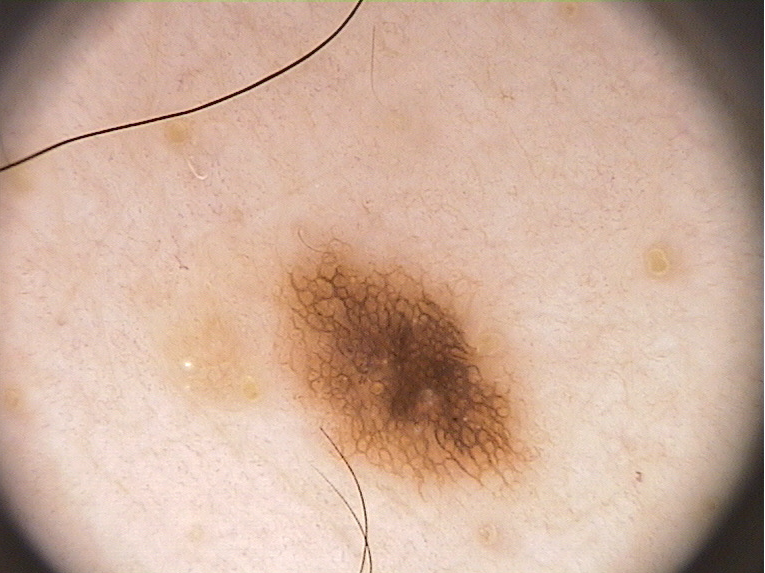
#> input picture Melanome_detection/IMGTRAIN/IMD024.bmp, 765 x 573 px
$ python segmentation.py   (Python 2 division)   (older library calls are emulated)
#> lines starting #> are read from the running program, lines starting #| are printed output that depends on the picture; after the words box and inside, x2 and y2 are one past the last pixel; in counts of white or black regions, pixels touching at a corner belong together
# -*- coding: utf-8 -*-
import imutils
import matplotlib.pyplot as plt
import numpy as np
import cv2
def symmetryDetection(imgUrl):
    #Read the image and perform threshold and get its height and weight
#> called with imgUrl = 'IMGTRAIN/IMD024.bmp'
    img = cv2.imread(imgUrl)
#> img is the input picture: shape (573, 765, 3); mean B, G, R 155, 173.1, 204.8
    h1, w1 = img.shape[:2]
#> h1 = 573; w1 = 765
    # Transform to gray colorspace and blur the image.
    gray = cv2.cvtColor(img, cv2.COLOR_BGR2GRAY)
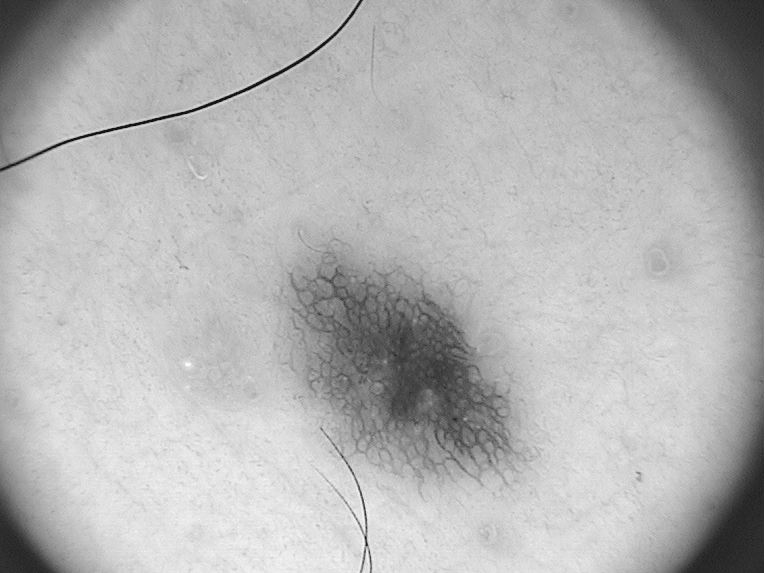
#> gray: shape (573, 765); min 9, max 255, mean 180.5
    blur = cv2.GaussianBlur(gray, (17, 17), 32)

    # Make a fake rectangle arround the image that will seperate the main contour.
    cv2.rectangle(blur, (0,0), (w1,h1), (255,255,255), 10)
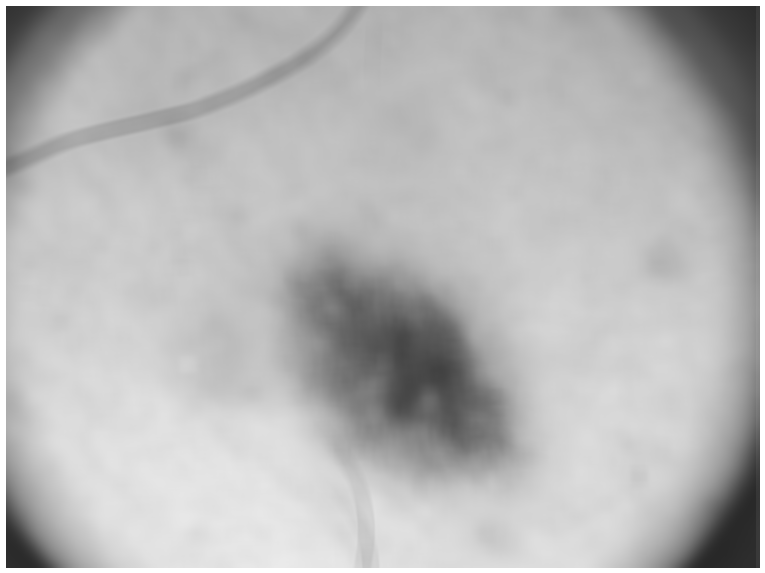
#> blur: shape (573, 765); min 40, max 255, mean 184.2
    # Perform Otsu threshold.
    ret,thresh = cv2.threshold(blur,0,255,cv2.THRESH_BINARY_INV+cv2.THRESH_OTSU)
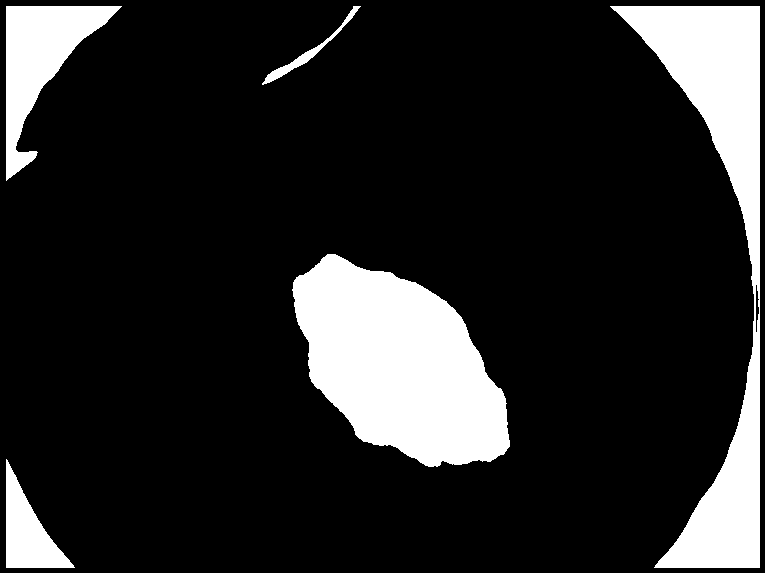
#> thresh: shape (573, 765); 15.4% white; 5 white regions
#> ret = 152

    # Create a mask for bitwise operation
    mask = np.zeros((h1, w1), np.uint8)
    # Search for contours and iterate over contours. Make threshold for size to
    # eliminate others.
    im2, contours,hierarchy = cv2.findContours(thresh, cv2.RETR_EXTERNAL,cv2.CHAIN_APPROX_SIMPLE)
#> contours = 5 contours; box (x1, y1, x2, y2) and area: (292, 254, 510, 467) 29728, (610, 6, 760, 568) 24652, (6, 6, 122, 181) 7700, (6, 459, 75, 568) 3266, (262, 6, 361, 85) 632
    #find max contourArea
    cnt = max(contours, key=cv2.contourArea)
#> cnt = contour of 341 points, box (x1, y1, x2, y2) (292, 254, 510, 467), area 29728
    cv2.drawContours(mask, [cnt] ,-1, 255, -1)
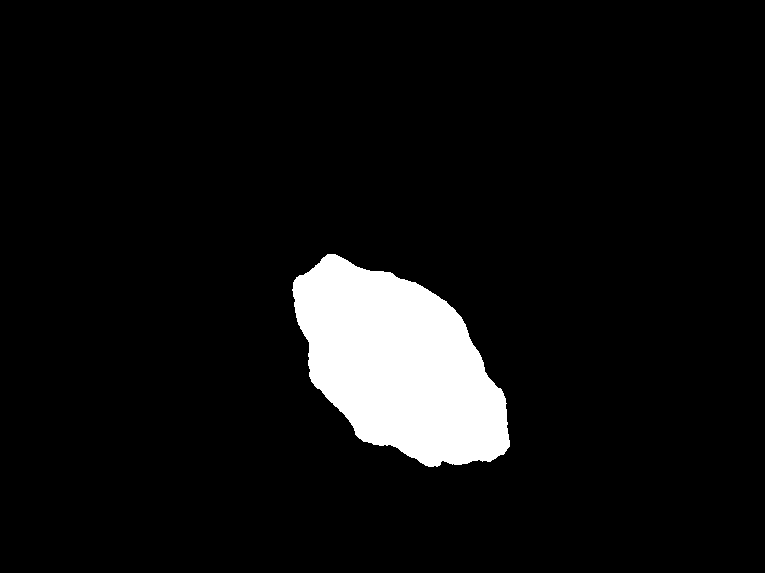
#> mask: shape (573, 765); 6.9% white; 1 white region, box (x1, y1, x2, y2) and area: (292, 254, 510, 467) 30039
    # Perform the bitwise operation.
    res = cv2.bitwise_and(thresh, thresh, mask=mask)
    #find centroid of main contour
    M = cv2.moments(cnt)
#> M = moments, m00 29727.5, centre m10/m00, m01/m00 = (398.8, 364.4)
    cx = int(M['m10']/M['m00'])
#> cx = 398
    cy = int(M['m01']/M['m00'])
#> cy = 364

    if len(cnt) > 4:
    	ellipse = cv2.fitEllipse(cnt)
#> ellipse = ((398.4, 363.9), (147.8, 257.7), 134)
    	x,y,w,h = cv2.boundingRect(cnt)
#> x = 292; y = 254; w = 218; h = 213
    	cv2.ellipse(img,ellipse,(0,255,0),2)
    #draw main contour
    cv2.drawContours(img, cnt, -1, (0, 0, 255), 3)
    #draw centroid
    cv2.circle(img,(cx,cy),2,(0,0,255),3)
#> img: shape (573, 765, 3); mean B, G, R 154.1, 172.7, 204.5

    #crop image
    crop_img = res[y:y+h, x:x+w]
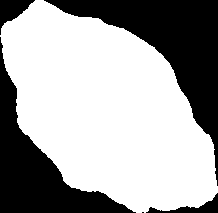
#> crop_img: shape (213, 218); 64.7% white; 5 black regions (1 under 20 px), largest, box (x1, y1, x2, y2) and area: (44, 0, 218, 186) 8781, (0, 37, 136, 213) 6620, (0, 0, 35, 35) 545, (146, 193, 218, 213) 447

    #divise cropped image into 2 equal parts
    def diviseImage(img):
        img2 = img
        height, width = img.shape
        # Number of pieces Horizontally
        CROP_W_SIZE  = 2
        # Number of pieces Vertically to each Horizontal
        CROP_H_SIZE = 1
        #create an array to save two parts of main image
        imgArray=[]
        for ih in range(CROP_H_SIZE ):
            for iw in range(CROP_W_SIZE ):

                x = width/CROP_W_SIZE * iw
                y = height/CROP_H_SIZE * ih
                h = (height / CROP_H_SIZE)
                w = (width / CROP_W_SIZE )
                img = img[y:y+h, x:x+w]
                imgArray.append(img)
                img = img2
        return imgArray

    # loop over the rotation angles
    scores=[]
    for angle in np.arange(0,180,45):
    	rotated = imutils.rotate_bound(crop_img, angle)
    	#divise into 2 parts
    	A = diviseImage(rotated)
    	#compare 2 parts
    	score = cv2.matchShapes(A[0],A[1],1,0.0)
    	scores.append(score)
#> this loop made 4 passes
#> score on passes 1 to 4: 0.000766, 0.0068, 0.000583, 2.6e-05
#> pass 3, in symmetryDetection, `rotated = imutils.rotate_bound(crop_img, angle)`:
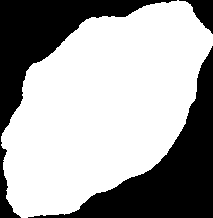
#> rotated: shape (218, 213); 64.7% white; 3 black regions, box (x1, y1, x2, y2) and area: (28, 46, 213, 218) 8607, (0, 0, 177, 218) 7287, (179, 0, 213, 34) 510
#> after the loop:
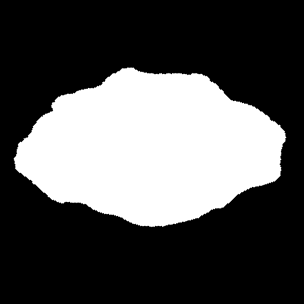
#> rotated: shape (304, 304); min 0, max 255, mean 82.9
#> after the loop, scores = [0.000766, 0.0068, 0.000583, 2.6e-05]

    return min(scores)

print(symmetryDetection("IMGTRAIN/IMD024.bmp"))

$ run again, with Melanome_detection/IMGTRAIN/IMD004.bmp copied over Melanome_detection/IMGTRAIN/IMD024.bmp
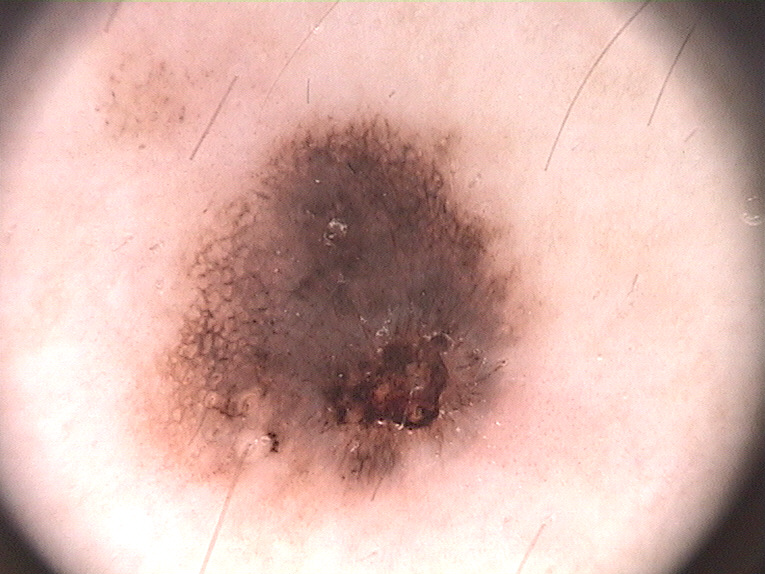
#> input picture Melanome_detection/IMGTRAIN/IMD004.bmp, 765 x 574 px
#> in symmetryDetection, img is the input picture: shape (574, 765, 3); mean B, G, R 169.8, 177.6, 213.7
#> in symmetryDetection, `ret,thresh = cv2.threshold(blur,0,255,cv2.THRESH_BINARY_INV+cv2.THRESH..`:
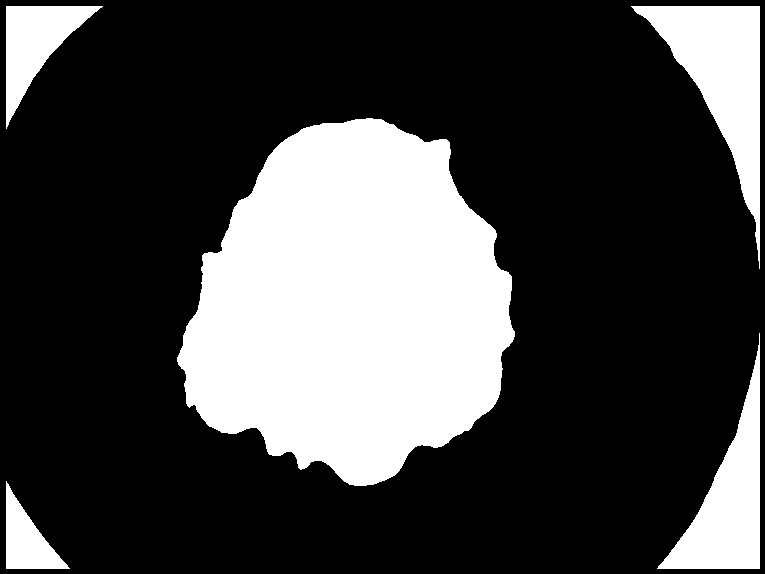
#> thresh: shape (574, 765); 26.6% white; 5 white regions
#> ret = 163
#> contours = 5 contours; box (x1, y1, x2, y2) and area: (177, 118, 515, 486) 87866, (631, 6, 760, 269) 11538, (657, 333, 760, 569) 8791, (6, 6, 103, 129) 4772, (6, 481, 70, 569) 2516
#> cnt = contour of 529 points, box (x1, y1, x2, y2) (177, 118, 515, 486), area 87866
#> mask: shape (574, 765); 20.1% white; 1 white region, box (x1, y1, x2, y2) and area: (177, 118, 515, 486) 88406
#> M = moments, m00 87866.5, centre m10/m00, m01/m00 = (350.3, 304.5)
#> cx = 350
#> cy = 304
#> ellipse = ((350.4, 305.9), (319.2, 355.7), 18.86)
#> x = 177; y = 118; w = 338; h = 368
#> crop_img: shape (368, 338); 71.1% white; 4 black regions, box (x1, y1, x2, y2) and area: (0, 0, 189, 239) 12603, (196, 0, 338, 213) 8405, (0, 244, 177, 368) 7709, (190, 219, 338, 368) 7261
#> the loop in symmetryDetection, `for angle in np.arange(0,180,45):` made 4 passes
#> score on passes 1 to 4: 0.000621, 0.00213, 0.00351, 0.00725
#> after the loop in symmetryDetection, `for angle in np.arange(0,180,45):`:
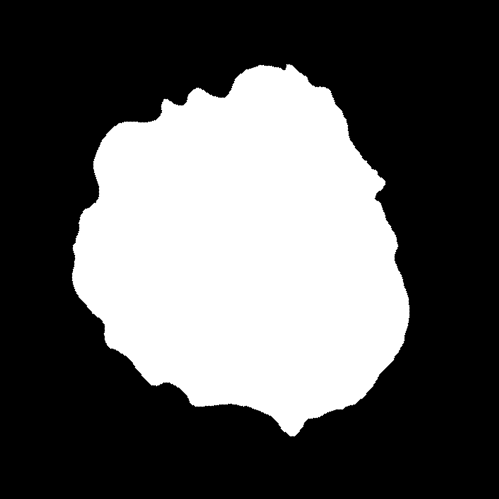
#> rotated: shape (499, 499); min 0, max 255, mean 90.5
#> after the loop in symmetryDetection, `for angle in np.arange(0,180,45):`: scores = [0.000621, 0.00213, 0.00351, 0.00725]

$ run again, with Melanome_detection/IMGTRAIN/IMD006.bmp copied over Melanome_detection/IMGTRAIN/IMD024.bmp
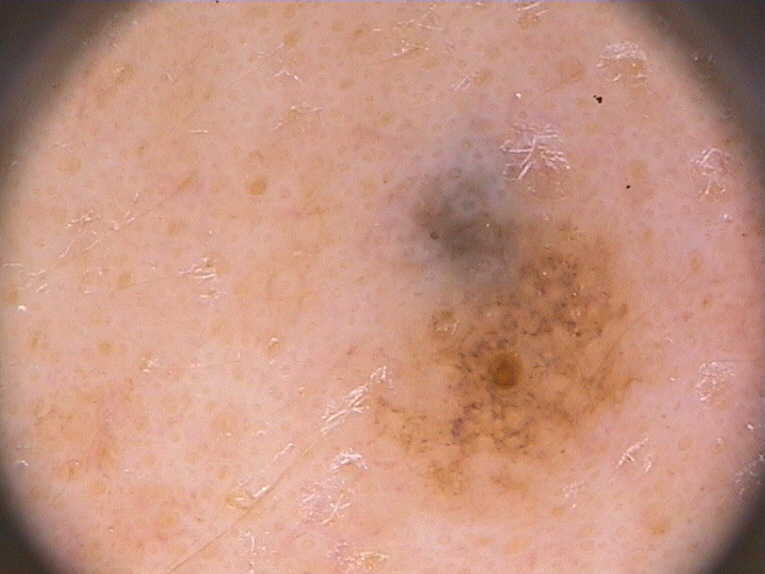
#> input picture Melanome_detection/IMGTRAIN/IMD006.bmp, 765 x 574 px
#> in symmetryDetection, img is the input picture: shape (574, 765, 3); mean B, G, R 130.1, 148.4, 197.6
#> in symmetryDetection, `ret,thresh = cv2.threshold(blur,0,255,cv2.THRESH_BINARY_INV+cv2.THRESH..`:
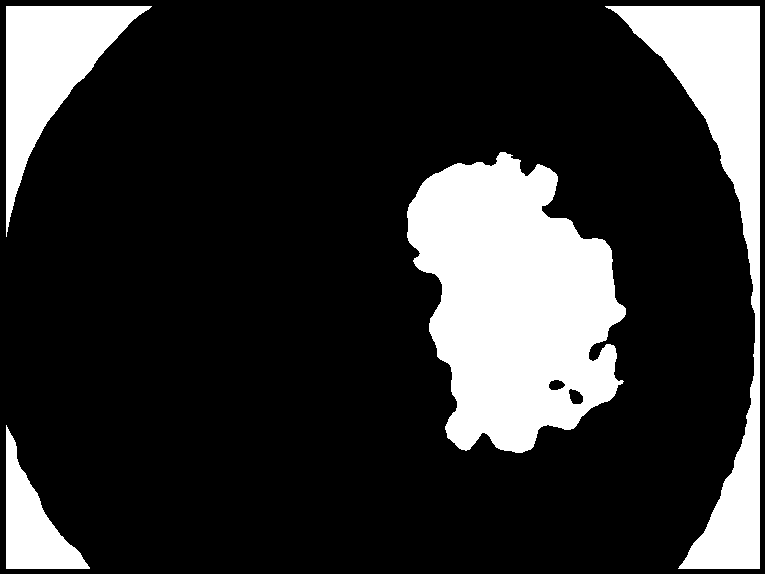
#> thresh: shape (574, 765); 19.3% white; 4 white regions
#> ret = 146
#> contours = 4 contours; box (x1, y1, x2, y2) and area: (407, 152, 626, 453) 44252, (605, 6, 760, 569) 22022, (6, 6, 152, 237) 12066, (6, 425, 90, 569) 4933
#> cnt = contour of 505 points, box (x1, y1, x2, y2) (407, 152, 626, 453), area 44252
#> mask: shape (574, 765); 10.2% white; 1 white region, box (x1, y1, x2, y2) and area: (407, 152, 626, 453) 44731
#> res: shape (574, 765); 10.1% white; 1 white region, box (x1, y1, x2, y2) and area: (407, 152, 626, 453) 44454
#> M = moments, m00 44251.5, centre m10/m00, m01/m00 = (513.6, 302.3)
#> cx = 513
#> cy = 302
#> ellipse = ((512.6, 304.4), (195.4, 305.8), 168.4)
#> x = 407; y = 152; w = 219; h = 301
#> crop_img: shape (301, 219); 67.4% white; 7 black regions (1 under 20 px), largest, box (x1, y1, x2, y2) and area: (99, 0, 219, 156) 7430, (0, 86, 108, 301) 7374, (116, 163, 219, 301) 4511, (0, 0, 93, 59) 1859, (162, 237, 176, 252) 155, (142, 228, 158, 238) 122
#> the loop in symmetryDetection, `for angle in np.arange(0,180,45):` made 4 passes
#> score on passes 1 to 4: 0.0076, 3.78e-05, 0.000967, 0.00554
#> after the loop in symmetryDetection, `for angle in np.arange(0,180,45):`:
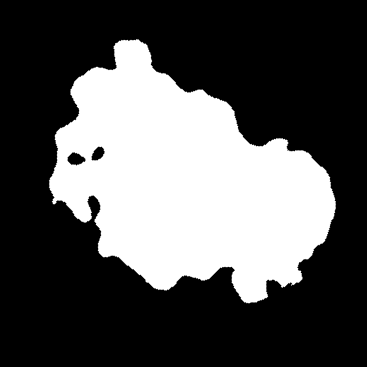
#> rotated: shape (367, 367); min 0, max 255, mean 84.2
#> after the loop in symmetryDetection, `for angle in np.arange(0,180,45):`: scores = [0.0076, 3.78e-05, 0.000967, 0.00554]

$ run again, with Melanome_detection/IMGTRAIN/IMD008.bmp copied over Melanome_detection/IMGTRAIN/IMD024.bmp
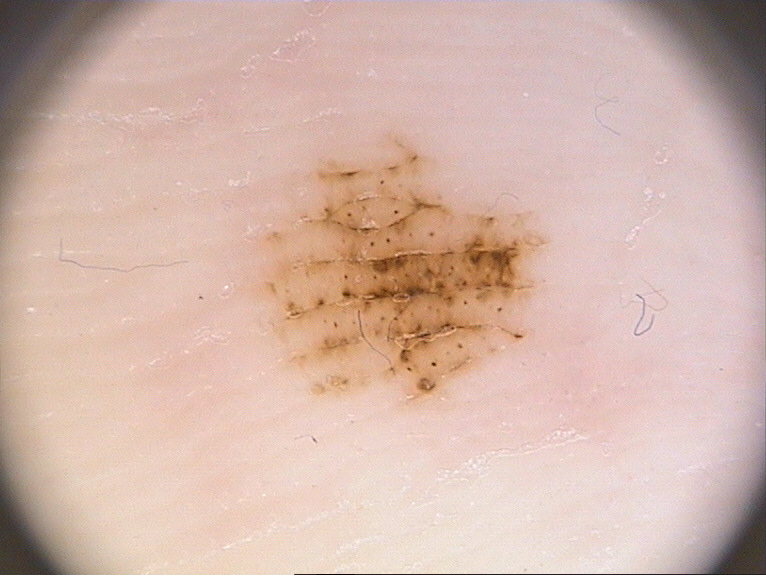
#> input picture Melanome_detection/IMGTRAIN/IMD008.bmp, 766 x 576 px
#> in symmetryDetection, img is the input picture: shape (576, 766, 3); mean B, G, R 170.7, 181.7, 211.2
#> thresh: shape (576, 766); 13.4% white; 9 white regions
#> ret = 164
#> contours = 9 contours; largest, box (x1, y1, x2, y2) and area: (308, 183, 524, 369) 23509, (6, 6, 152, 240) 12198, (621, 6, 761, 210) 11084, (6, 400, 82, 571) 5007, (681, 433, 761, 571) 4266
#> cnt = contour of 486 points, box (x1, y1, x2, y2) (308, 183, 524, 369), area 23509
#> mask: shape (576, 766); 5.4% white; 1 white region, box (x1, y1, x2, y2) and area: (308, 183, 524, 369) 23973
#> res: shape (576, 766); 5.4% white; 1 white region, box (x1, y1, x2, y2) and area: (308, 183, 524, 369) 23926
#> M = moments, m00 23509, centre m10/m00, m01/m00 = (409.5, 271.6)
#> cx = 409
#> cy = 271
#> ellipse = ((407.8, 271.6), (162.2, 204.9), 96.31)
#> x = 308; y = 183; w = 216; h = 186
#> crop_img: shape (186, 216); 59.6% white; 8 black regions (2 under 20 px), largest, box (x1, y1, x2, y2) and area: (108, 66, 216, 186) 5144, (77, 0, 216, 64) 4798, (0, 126, 98, 186) 3438, (0, 0, 76, 81) 2086, (0, 86, 30, 127) 737, (61, 32, 69, 37) 23
#> the loop in symmetryDetection, `for angle in np.arange(0,180,45):` made 4 passes
#> score on passes 1 to 4: 0.00148, 0.0041, 0.000981, 0.00727
#> after the loop in symmetryDetection, `for angle in np.arange(0,180,45):`:
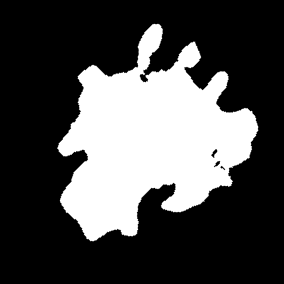
#> rotated: shape (284, 284); min 0, max 255, mean 75.6
#> after the loop in symmetryDetection, `for angle in np.arange(0,180,45):`: scores = [0.00148, 0.0041, 0.000981, 0.00727]
